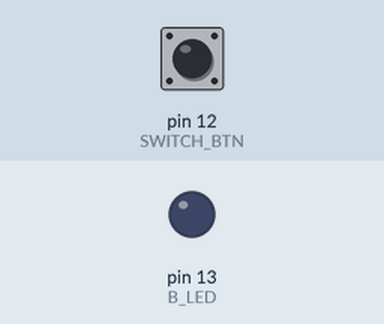
Simulated run of this sketch. Board: Arduino Uno, built with avr-gcc and run on an emulated ATmega328P. Parts: output pins drawn as LEDs (lit = HIGH). The test bench sets the inputs (shaded band); at power-on: pin 12 (SWITCH_BTN) HIGH.

Above: at 1.2 s.
1.3 s: pin 12 (SWITCH_BTN) pulled LOW for 0.15 s
At 1.37 s:
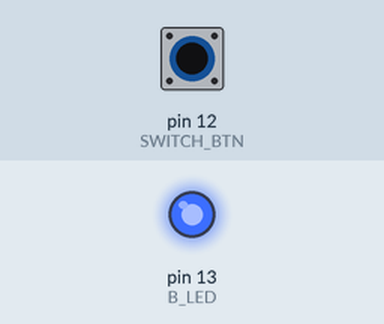
2.9 s: pin 12 (SWITCH_BTN) pulled LOW for 3.2 s
At 6.5 s:
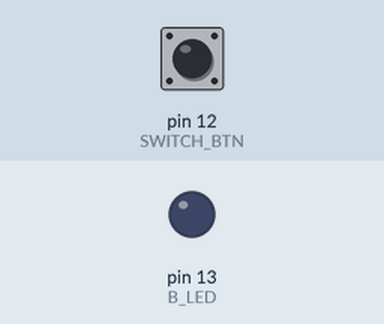
Timing chart, 0 to 8.0 s (numbered marks = the images above; inputs shaded):
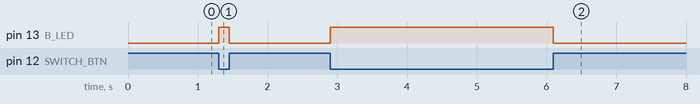

The sketch:

sketch_jun26a_Switch_LED.ino
```cpp
// TO SWITCH ON AND OFF LED USING SWITCH AS AN INPUT TO THE MICROCONTROLLER

#define SWITCH_BTN 12
#define B_LED 13

int mode ;//SWITCH MODE (HIGH/LOW)

void setup()
{
  pinMode( SWITCH_BTN , INPUT_PULLUP); //PULL UP inbuilt resistor in AMC that gives logic 1 output when input is logic 0
  pinMode( B_LED , OUTPUT);
}

void loop()
{
  mode = digitalRead(SWITCH_BTN);

  if(mode == LOW )// LED off and BUTTON presses
  {
    digitalWrite( B_LED , HIGH);
  }
  if(mode == HIGH )//LED On and BUTTON presses
  {
    digitalWrite( B_LED , LOW);
  }
}
```

Measured:
- after the input at 1.3 s, pin 13 (B_LED): LOW → HIGH at once, → LOW 0.15 s later
- after the input at 2.9 s, pin 13 (B_LED): LOW → HIGH at once, → LOW 3.2 s later
